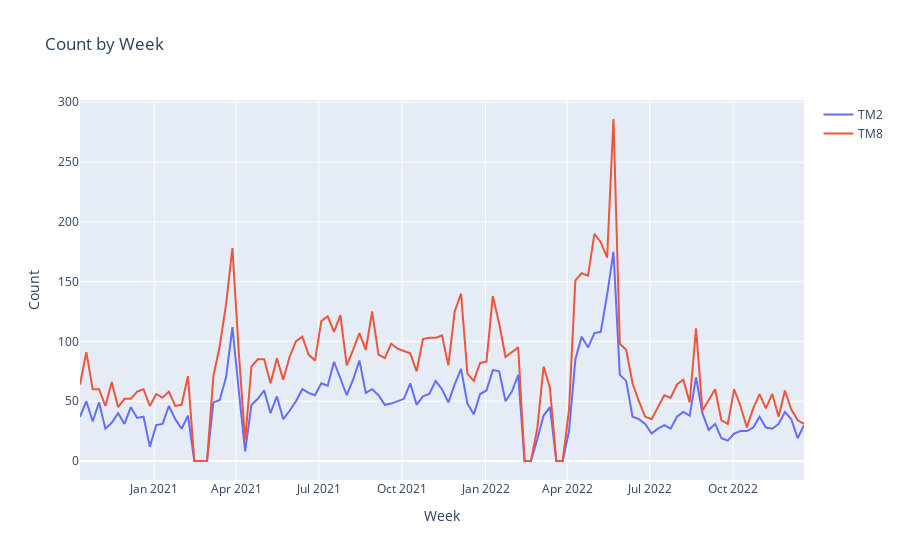

Notebook code cell kept with this figure:
### Code cell
COL_TIME = 'created_at'
FREQ = '1w'
timelines(corpora, ['TM2', 'TM8'], COL_TIME, FREQ)
